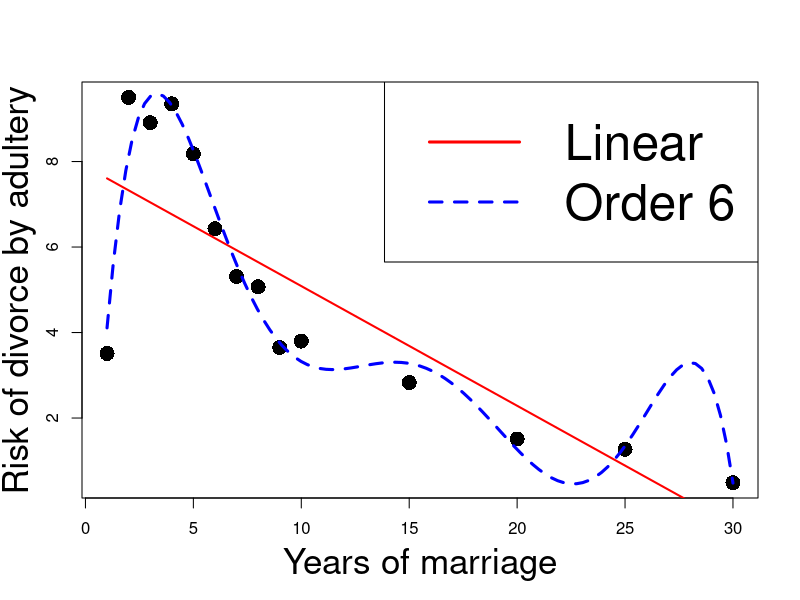
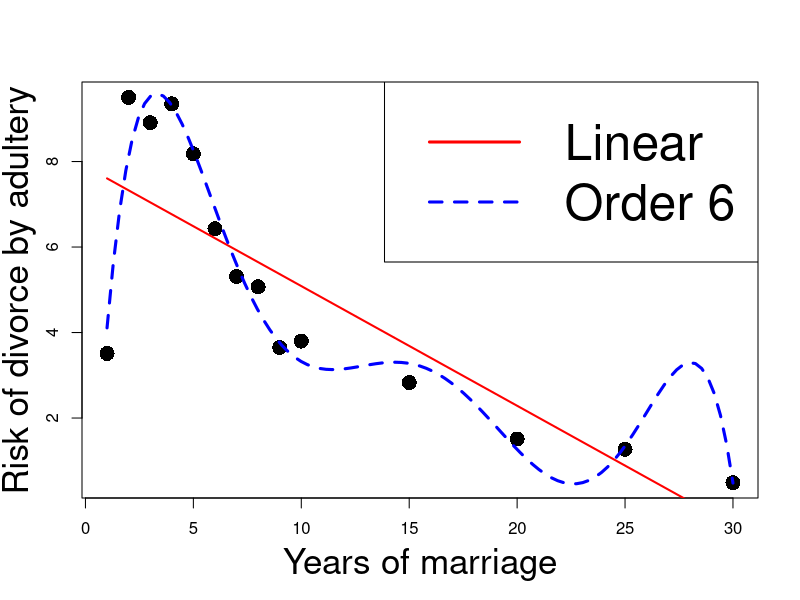
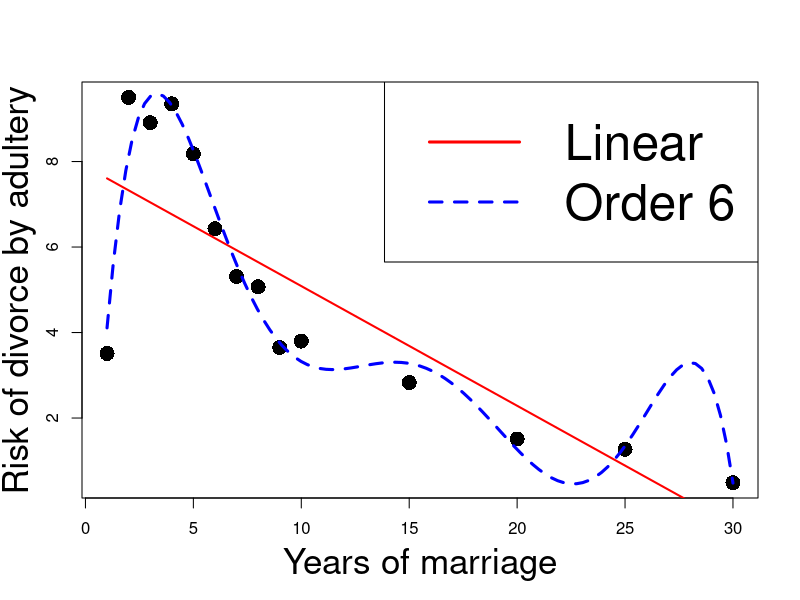

The R source for these figures, in order:
## ---- chunk 1
#| echo: true

# Enter the data
Z1 <- c(10, 15, 18, 24, 30)
Z3 <- c(52, 75, 97, 129, 152)

# Compute correlation
cor(Z1, Z3)
## ---- chunk 2
# Enter data
y <- c(70, 65, 90, 95, 110, 115, 120, 140, 155, 150)
x2 <- c(80, 100, 120, 140, 160, 180, 200, 220, 240, 260)
x3 <- c(810, 1009, 1273, 1425, 1633, 1876, 2052, 2201, 2435, 2686)

# Fit model
model <- lm(y ~ x2 + x3)

# We want to display only part of summary
# First capture the output into a vector
temp <- capture.output(summary(model))

# Then print only the lines of interest
cat(paste(temp[9:20], collapse = "\n"))
## ---- chunk 3
# Enter data
x2 <- c(80, 100, 120, 140, 160, 180, 200, 220, 240, 260)
x3 <- c(810, 1009, 1273, 1425, 1633, 1876, 2052, 2201, 2435, 2686)

# Compute correlation
cor(x2, x3)
## ---- chunk 4
# Enter data
y <- c(70, 65, 90, 95, 110, 115, 120, 140, 155, 150)
x2 <- c(80, 100, 120, 140, 160, 180, 200, 220, 240, 260)
x3 <- c(810, 1009, 1273, 1425, 1633, 1876, 2052, 2201, 2435, 2686)

# Fit expenditure as function of income
model.1 <- lm(y ~ x2)

# Capture output
temp.1 <- capture.output(summary(model.1))

# Print reduced output
cat(paste(temp.1[9:19], collapse = "\n"))
## ---- chunk 5
# Enter data
y <- c(70, 65, 90, 95, 110, 115, 120, 140, 155, 150)
x2 <- c(80, 100, 120, 140, 160, 180, 200, 220, 240, 260)
x3 <- c(810, 1009, 1273, 1425, 1633, 1876, 2052, 2201, 2435, 2686)

# Fit expenditure as function of wealth
model.2 <- lm(y ~ x3)

# Capture output
temp.2 <- capture.output(summary(model.2))

# Print reduced output
cat(paste(temp.2[9:19], collapse = "\n"))
## ---- chunk 6
longley <- read.table(file = "datasets/longley.txt",
                      header = TRUE)

head(longley,n=3)
## ---- chunk 7
# Read data file
longley <- read.table(file = "datasets/longley.txt",
                      header = TRUE)

# Return correlations larger than 0.9
cor(longley[ , 1:5]) > 0.9
## ---- chunk 8
#| echo: true
#| code-fold: true
#| code-summary: "Click here for full code"
#| fig-asp: 1

# Divorces data
year <- c(1, 2, 3, 4, 5, 6,7, 8, 9, 10, 15, 20, 25, 30)
percent <- c(3.51, 9.5, 8.91, 9.35, 8.18, 6.43, 5.31, 
             5.07, 3.65, 3.8, 2.83, 1.51, 1.27, 0.49)

# Fit linear model
linear <- lm(percent ~ year)

# Fit order 6 model
order_6 <- lm(percent ~ year  + I( year^2 ) + I( year^3 ) + 
                                I( year^4 ) + I( year^5 ) +
                                I( year^6 ))

# Scatter plot of data
plot(year, percent, xlab = "", ylab = "", pch = 16, cex = 2)

# Add labels
mtext("Years of marriage", side = 1, line = 3, cex = 2.1)
mtext("Risk of divorce by adultery", side = 2, line = 2.5, cex = 2.1)

# Plot Linear Vs Quadratic
polynomial <- Vectorize(function(x, ps) {
  n <- length(ps)
  sum(ps*x^(1:n-1))
}, "x")
curve(polynomial(x, coef(linear)), add=TRUE, col = "red", lwd = 2)
curve(polynomial(x, coef(order_6)), add=TRUE, col = "blue", lty = 2, lwd = 3)
legend("topright", legend = c("Linear", "Order 6"), 
       col = c("red", "blue"), lty = c(1,2), cex = 3, lwd = 3)
## ---- chunk 9
#| echo: true
#| code-fold: true
#| code-summary: "Click here for full code"
#| fig-asp: 1

# Divorces data
year <- c(1, 2, 3, 4, 5, 6,7, 8, 9, 10, 15, 20, 25, 30)
percent <- c(3.51, 9.5, 8.91, 9.35, 8.18, 6.43, 5.31, 
             5.07, 3.65, 3.8, 2.83, 1.51, 1.27, 0.49)

# Fit linear model
linear <- lm(percent ~ year)

# Fit order 6 model
order_6 <- lm(percent ~ year  + I( year^2 ) + I( year^3 ) + 
                                I( year^4 ) + I( year^5 ) +
                                I( year^6 ))

# Scatter plot of data
plot(year, percent, xlab = "", ylab = "", pch = 16, cex = 2)

# Add labels
mtext("Years of marriage", side = 1, line = 3, cex = 2.1)
mtext("Risk of divorce by adultery", side = 2, line = 2.5, cex = 2.1)

# Plot Linear Vs Quadratic
polynomial <- Vectorize(function(x, ps) {
  n <- length(ps)
  sum(ps*x^(1:n-1))
}, "x")
curve(polynomial(x, coef(linear)), add=TRUE, col = "red", lwd = 2)
curve(polynomial(x, coef(order_6)), add=TRUE, col = "blue", lty = 2, lwd = 3)
legend("topright", legend = c("Linear", "Order 6"), 
       col = c("red", "blue"), lty = c(1,2), cex = 3, lwd = 3)
## ---- chunk 10
#| echo: true
#| code-fold: true
#| code-summary: "Click here for full code"
#| fig-asp: 1

# Divorces data
year <- c(1, 2, 3, 4, 5, 6,7, 8, 9, 10, 15, 20, 25, 30)
percent <- c(3.51, 9.5, 8.91, 9.35, 8.18, 6.43, 5.31, 
             5.07, 3.65, 3.8, 2.83, 1.51, 1.27, 0.49)

# Fit linear model
linear <- lm(percent ~ year)

# Fit order 6 model
order_6 <- lm(percent ~ year  + I( year^2 ) + I( year^3 ) + 
                                I( year^4 ) + I( year^5 ) +
                                I( year^6 ))

# Scatter plot of data
plot(year, percent, xlab = "", ylab = "", pch = 16, cex = 2)

# Add labels
mtext("Years of marriage", side = 1, line = 3, cex = 2.1)
mtext("Risk of divorce by adultery", side = 2, line = 2.5, cex = 2.1)

# Plot Linear Vs Quadratic
polynomial <- Vectorize(function(x, ps) {
  n <- length(ps)
  sum(ps*x^(1:n-1))
}, "x")
curve(polynomial(x, coef(linear)), add=TRUE, col = "red", lwd = 2)
curve(polynomial(x, coef(order_6)), add=TRUE, col = "blue", lty = 2, lwd = 3)
legend("topright", legend = c("Linear", "Order 6"), 
       col = c("red", "blue"), lty = c(1,2), cex = 3, lwd = 3)
